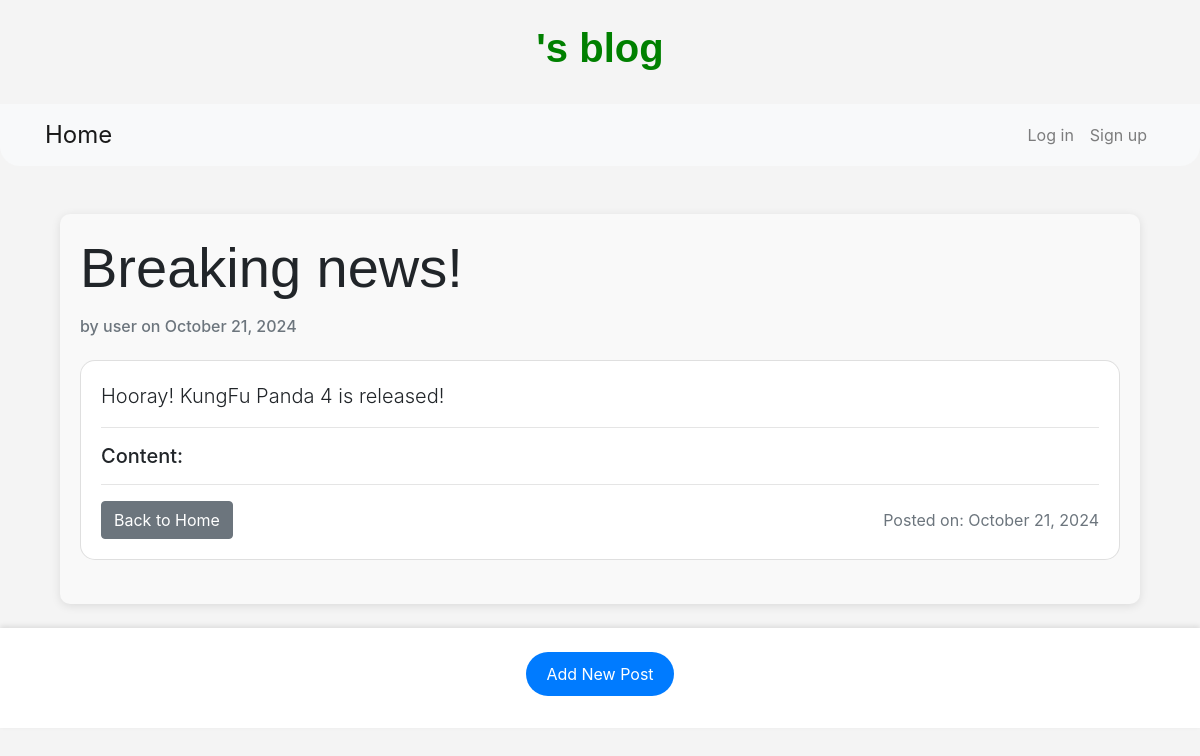
The app's page /post/1/ with its own data.
### blog_page/models.py (models this page shows, shortened)
class Post(models.Model):
    title = models.CharField(max_length=200)
    author = models.ForeignKey(
        'auth.User',
        on_delete = models.CASCADE
    )
    description = models.TextField()
    created_at = models.DateTimeField(auto_now_add=True)

### blog_page/views.py (the view)
# urls.py: path('post/<int:pk>/', BlogDetailView.as_view(), name='post_detail'),  # Ensure this is defined
class BlogDetailView(DetailView):
    model = Post
    template_name = 'post_detail.html'
    context_object_name = 'post'

### templates/post_detail.html (shortened to what this page needs)
{% extends 'base.html' %}
{% block content %}
<div class="container mt-5">
    <div class="post-detail">
        <h1 class="display-4 mb-3">{{ post.title }}</h1>
        <h6 class="text-muted mb-4">by {{ post.author.username }} on {{ post.created_at|date:"F j, Y" }}</h6>
        <div class="card mb-4" style="border-radius: 15px;">
            <div class="card-body">
                <p class="lead">{{ post.description }}</p>
                <hr>
                <div class="post-content">
                    <h5>Content:</h5>
                </div>
                <hr>
                <div class="d-flex justify-content-between align-items-center">
                    <a href="{% url 'home' %}" class="btn btn-secondary">Back to Home</a>
                    <span class="text-muted">Posted on: {{ post.created_at|date:"F j, Y" }}</span>
                </div>
            </div>
        </div>
    </div>
</div>
{% endblock content %}

### static/css/base.css (style rules this page uses)
.post-detail { background-color: #f9f9f9; border-radius: 10px; padding: 20px; box-shadow: 0 2px 10px rgba(0, 0, 0, 0.1); }
.card { border: none; }
.btn-secondary { background-color: #007bff; border: none; }

### templates/base.html (style rules this page uses)
body { background-color: #f4f4f4; }
h1 { font-family: 'Arial', sans-serif; font-weight: bold; }

### records on screen
Post: title "Breaking news!", author.username "user", created_at "October 21, 2024", description "Hooray! KungFu Panda 4 is released!"
